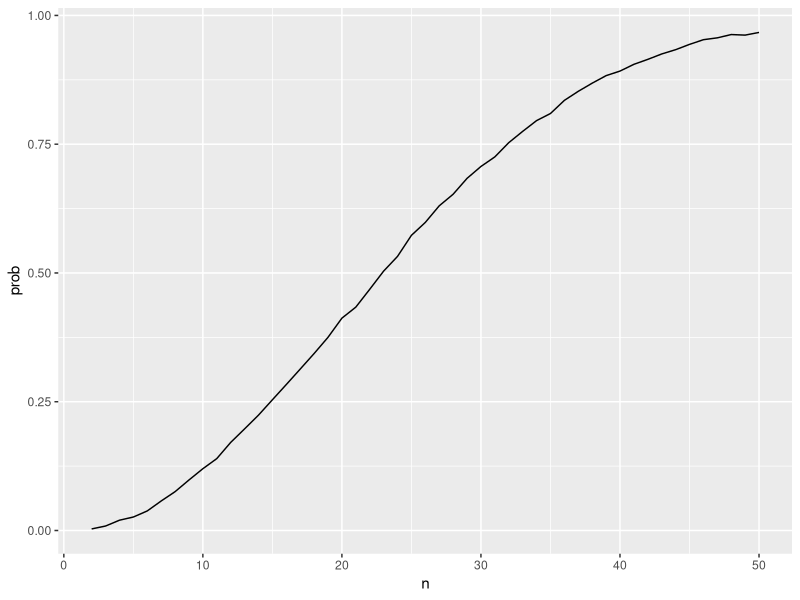

This chart was generated by the following R code:
## ---- chunk 1
library(tidyverse)
## ---- chunk 2
bday = function(n) {

  bdays = sample(1:365, size = n, replace = TRUE)
  
  duplicate = length(unique(bdays)) < n

  return(duplicate)
  
}

bday_samp = 
  expand_grid(
    n = 2:50,
    iter = 1:10000
  ) |> 
  mutate(res = map_lgl(n, bday)) |> 
  group_by(n) |> 
  summarize(prob = mean(res))

bday_samp |>
  ggplot(aes(x = n, y = prob)) + 
  geom_line()
